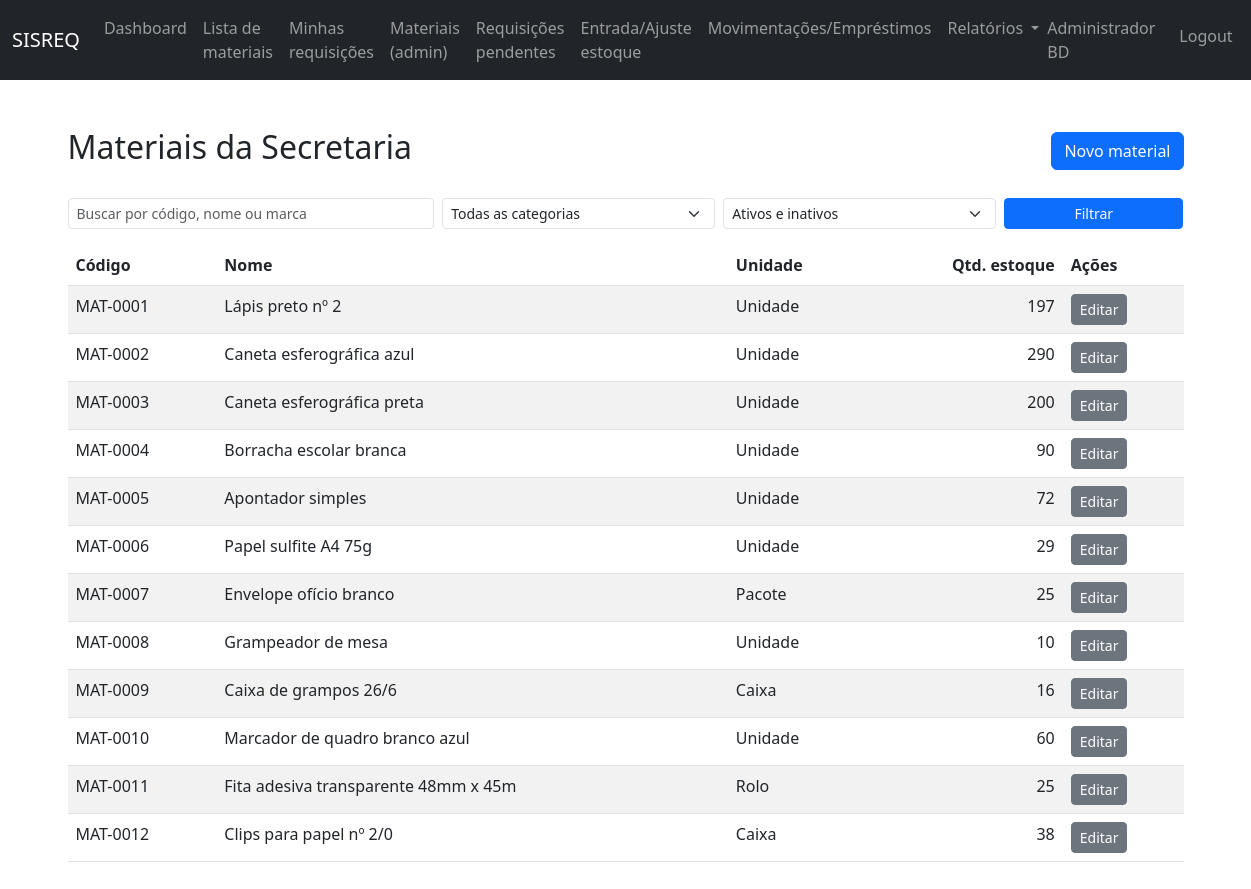
Screenshot of /materiais/ (signed in) with the database file from the repository.
### apps/usuarios/models.py (models this page shows, shortened)
class Usuario(AbstractBaseUser, PermissionsMixin):
    email = models.EmailField(unique=True)
    nome_completo = models.CharField(max_length=150)
    matricula = models.CharField(max_length=30, blank=True, null=True)
    prefeitura = models.ForeignKey(
        "cadastros.Prefeitura",
        on_delete=models.PROTECT,
        null=True,
        blank=True,
    )
    secretaria = models.ForeignKey(
        "cadastros.Secretaria",
        on_delete=models.PROTECT,
        null=True,
        blank=True,
    )
    setor = models.ForeignKey(
        "cadastros.Setor",
        on_delete=models.PROTECT,
        null=True,
        blank=True,
    )
    tipo = models.CharField(
        max_length=20,
        choices=TIPO_USUARIO_CHOICES,
        default="FUNCIONARIO",
    )
    ativo = models.BooleanField(default=True)
    is_staff = models.BooleanField(default=False)
    is_superuser = models.BooleanField(default=False)
    date_joined = models.DateTimeField(default=timezone.now)
    USERNAME_FIELD = "email"
    REQUIRED_FIELDS = ["nome_completo"]
    objects = UsuarioManager()
    class Meta:
        verbose_name = "Usuário"
        verbose_name_plural = "Usuários"
    @property
    def is_active(self) -> bool:
        return self.ativo

### apps/estoque/models.py (models this page shows, shortened)
class Material(models.Model):
    prefeitura = models.ForeignKey(
        "cadastros.Prefeitura",
        on_delete=models.PROTECT,
    )
    secretaria = models.ForeignKey(
        "cadastros.Secretaria",
        on_delete=models.PROTECT,
    )
    codigo = models.CharField(max_length=50)
    nome = models.CharField(max_length=150)
    marca = models.CharField(max_length=100, blank=True)
    categoria = models.CharField(max_length=100, blank=True)
    descricao = models.TextField(blank=True)
    unidade = models.CharField(
        max_length=10,
        choices=UNIDADE_MATERIAL_CHOICES,
    )
    quantidade_estoque = models.IntegerField()
    quantidade_minima = models.IntegerField()
    ativo = models.BooleanField(default=True)
    created_at = models.DateTimeField(auto_now_add=True)
    updated_at = models.DateTimeField(auto_now=True)
    class Meta:
        verbose_name = "Material"
        verbose_name_plural = "Materiais"
        unique_together = ("prefeitura", "secretaria", "codigo")

### apps/estoque/views.py (the view, shortened to what this page needs)
# urls.py: path("materiais/", views.listar_materiais, name="listar_materiais"),
@login_required
def listar_materiais(request):
    if not _require_admin(request.user):
        return HttpResponseForbidden("Acesso restrito a administradores.")
    prefeitura_id, secretaria_id = _get_unidade_from_session(request)
    materiais = Material.objects.filter(
        prefeitura_id=prefeitura_id,
        secretaria_id=secretaria_id,
    )
    buscar = (request.GET.get("buscar") or "").strip()
    categoria = (request.GET.get("categoria") or "").strip()
    ativo = (request.GET.get("ativo") or "").strip()
    if categoria and categoria in dict(CATEGORIA_MATERIAL_CHOICES):
        materiais = materiais.filter(categoria=categoria)
    if ativo == "1":
        materiais = materiais.filter(ativo=True)
    elif ativo == "0":
        materiais = materiais.filter(ativo=False)
    return render(
        request,
        "estoque/listar_materiais.html",
        {
            "materiais": materiais,
            "categorias": CATEGORIA_MATERIAL_CHOICES,
            "filtro_buscar": buscar,
            "filtro_categoria": categoria,
            "filtro_ativo": ativo,
        },
    )

### apps/estoque/views.py (called while the page is built, shortened)
def _get_unidade_from_session(request):
    prefeitura_id = request.session.get("prefeitura_id")
    secretaria_id = request.session.get("secretaria_id")
    user = getattr(request, "user", None)
    return prefeitura_id, secretaria_id

def _require_admin(user):
    return user.is_authenticated and user.tipo == "ADMINISTRADOR"

### apps/estoque/templates/estoque/listar_materiais.html (shortened to what this page needs)
{% extends "core/base.html" %}
{% block content %}
<div class="container mt-4">
  <div class="d-flex justify-content-between align-items-center">
    <h2>Materiais da Secretaria</h2>
    <a href="{% url 'estoque:cadastrar_material' %}" class="btn btn-primary">Novo material</a>
  </div>
  <form method="get" class="row g-2 mt-3">
    <div class="col-md-4">
      <input type="text"
             name="buscar"
             value="{{ filtro_buscar }}"
             class="form-control form-control-sm"
             placeholder="Buscar por código, nome ou marca">
    </div>
    <div class="col-md-3">
      <select name="categoria" class="form-select form-select-sm">
        <option value="">Todas as categorias</option>
      </select>
    </div>
    <div class="col-md-3">
      <select name="ativo" class="form-select form-select-sm">
        <option value="">Ativos e inativos</option>
      </select>
    </div>
    <div class="col-md-2 d-grid">
      <button type="submit" class="btn btn-sm btn-primary">Filtrar</button>
    </div>
  </form>
  <table class="table table-striped mt-3">
    <thead>
      <tr>
        <th>Código</th>
        <th>Nome</th>
        <th>Unidade</th>
        <th class="text-right">Qtd. estoque</th>
        <th>Ações</th>
      </tr>
    </thead>
    <tbody>
      {% for material in materiais %}
      <tr>
        <td>{{ material.codigo }}</td>
        <td>{{ material.nome }}</td>
        <td>{{ material.get_unidade_display }}</td>
        <td class="text-right">{{ material.quantidade_estoque }}</td>
        <td>
          <a href="{% url 'estoque:editar_material' material.pk %}" class="btn btn-sm btn-secondary">Editar</a>
        </td>
      </tr>
      {% empty %}
      <tr>
        <td colspan="5">Nenhum material cadastrado.</td>
      </tr>
      {% endfor %}
    </tbody>
  </table>
</div>
{% endblock %}

### apps/templates/core/base.html (shortened to what this page needs)
{% load static %}
<!DOCTYPE html>
<html lang="pt-br">
  <head>
    <link href="https://cdn.jsdelivr.net/npm/bootstrap@5.3.0/dist/css/bootstrap.min.css" rel="stylesheet">
    <link rel="stylesheet" href="{% static 'estoque/css/estoque.css' %}">
  </head>
  <body>
    <nav class="navbar navbar-expand-lg navbar-dark bg-dark">
      <div class="container-fluid">
        <a class="navbar-brand" href="{% url 'estoque:dashboard' %}">SISREQ</a>
        <div class="collapse navbar-collapse" id="navbarNav">
          <ul class="navbar-nav me-auto mb-2 mb-lg-0">
            {% if request.user.is_authenticated %}
            <li class="nav-item">
              <a class="nav-link" href="{% url 'estoque:dashboard' %}">Dashboard</a>
            </li>
            <li class="nav-item">
              <a class="nav-link" href="{% url 'estoque:lista_materiais_publica' %}">Lista de materiais</a>
            </li>
            <li class="nav-item">
              <a class="nav-link" href="{% url 'estoque:listar_requisicoes' %}">Minhas requisições</a>
            </li>
            {% if request.user.tipo == "ADMINISTRADOR" %}
            <li class="nav-item">
              <a class="nav-link" href="{% url 'estoque:listar_materiais' %}">Materiais (admin)</a>
            </li>
            <li class="nav-item">
              <a class="nav-link" href="{% url 'estoque:listar_requisicoes' %}?status=PENDENTE">Requisições pendentes</a>
            </li>
            <li class="nav-item">
              <a class="nav-link" href="{% url 'estoque:novo_movimento_estoque' %}">Entrada/Ajuste estoque</a>
            </li>
            <li class="nav-item">
              <a class="nav-link" href="{% url 'estoque:entrada_compra' %}">Movimentações/Empréstimos</a>
            </li>
            <li class="nav-item dropdown">
              <a class="nav-link dropdown-toggle"
                 href="#"
                 id="navbarRelatorios"
                 role="button"
                 data-bs-toggle="dropdown"
                 aria-expanded="false">
                Relatórios
              </a>
            </li>
            {% endif %}
            {% endif %}
          </ul>
          <ul class="navbar-nav">
            {% if request.user.is_authenticated %}
            <li class="nav-item">
              <span class="navbar-text me-3">
                {{ request.user.nome_completo }}
              </span>
            </li>
            <li class="nav-item">
              <a class="nav-link" href="{% url 'usuarios:logout' %}">Logout</a>
            </li>
            {% else %}
            <li class="nav-item">
              <a class="nav-link" href="{% url 'usuarios:login' %}">Login</a>
            </li>
            {% endif %}
          </ul>
        </div>
      </div>
    </nav>
    <main class="py-4">
      {% block content %}{% endblock %}
    </main>
  </body>
</html>

### static/estoque/css/estoque.css (style rules this page uses)
.text-right { text-align:right; }

### rows the page displays
Usuario: user.nome_completo "Administrador BD"
Material: codigo "MAT-0001", nome "Lápis preto nº 2", unidade "Unidade", quantidade_estoque "197"
Material: codigo "MAT-0002", nome "Caneta esferográfica azul", unidade "Unidade", quantidade_estoque "290"
Material: codigo "MAT-0003", nome "Caneta esferográfica preta", unidade "Unidade", quantidade_estoque "200"
Material: codigo "MAT-0004", nome "Borracha escolar branca", unidade "Unidade", quantidade_estoque "90"
Material: codigo "MAT-0005", nome "Apontador simples", unidade "Unidade", quantidade_estoque "72"
Material: codigo "MAT-0006", nome "Papel sulfite A4 75g", unidade "Unidade", quantidade_estoque "29"
Material: codigo "MAT-0007", nome "Envelope ofício branco", unidade "Pacote", quantidade_estoque "25"
Material: codigo "MAT-0008", nome "Grampeador de mesa", unidade "Unidade", quantidade_estoque "10"
Material: codigo "MAT-0009", nome "Caixa de grampos 26/6", unidade "Caixa", quantidade_estoque "16"
Material: codigo "MAT-0010", nome "Marcador de quadro branco azul", unidade "Unidade", quantidade_estoque "60"
Material: codigo "MAT-0011", nome "Fita adesiva transparente 48mm x 45m", unidade "Rolo", quantidade_estoque "25"
Material: codigo "MAT-0012", nome "Clips para papel nº 2/0", unidade "Caixa", quantidade_estoque "38"
